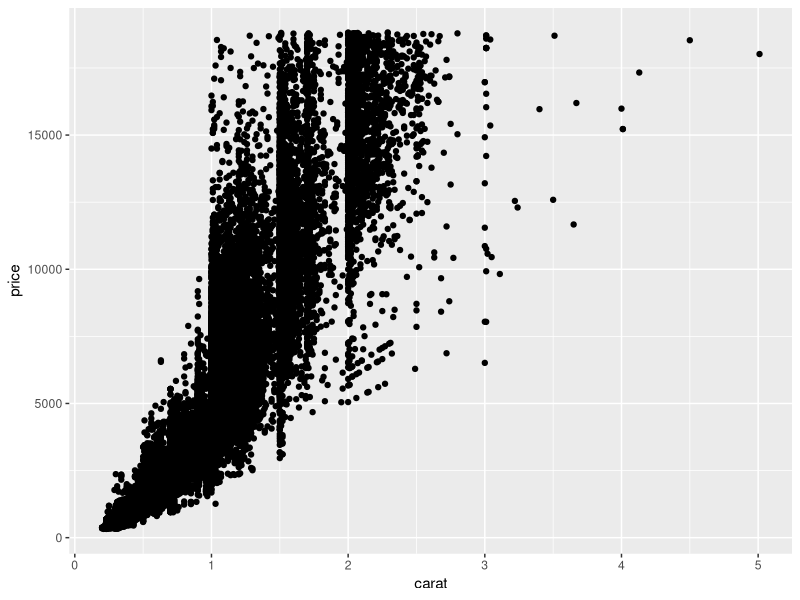
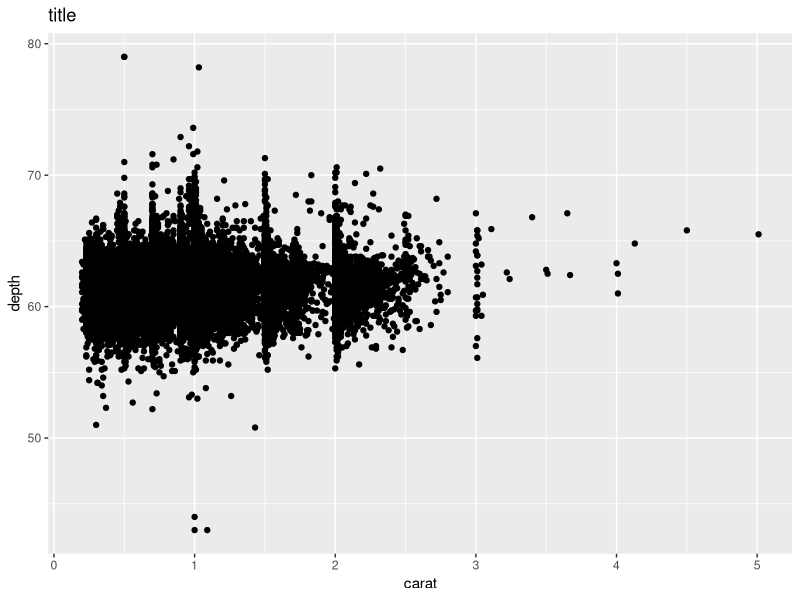
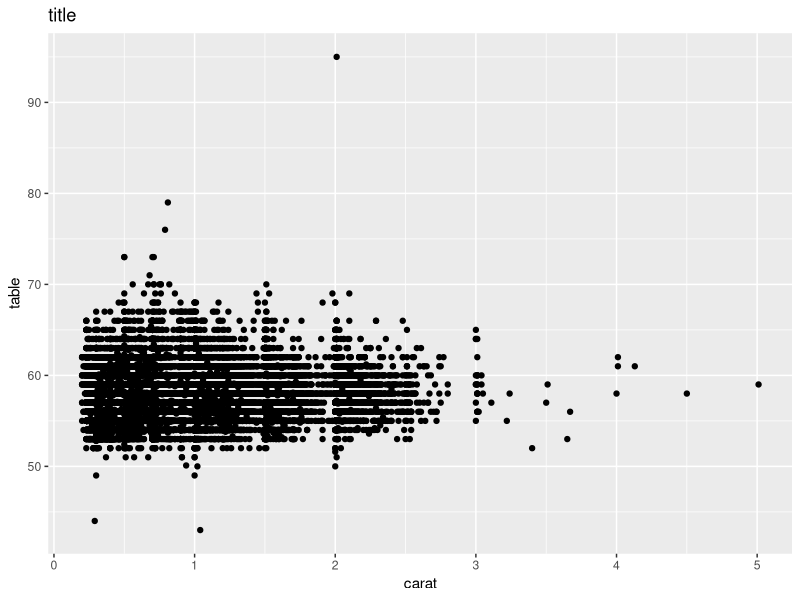

Generate these figures, in order, with R:
## ---- chunk 1
knitr::opts_chunk$set(echo = TRUE)
library(tidyverse)
library(ggplot2)
## ---- chunk 2
### In this code chunk, start with the diamonds dataset (built in to
### ggplot2 package) and create a plot of price vs. carat (or some other
### variables of your choice)

ggplot(data = diamonds, aes(x = carat, y = price)) +
  geom_point()

## ---- chunk 3
### In this code chunk, start with the diamonds dataset (built in to
### ggplot2 package) and create a subset based on filtering, e.g., 
### size greater than 1 carat or cut is "Ideal"

diamonds_set <- diamonds %>% 
  filter(cut == 'Ideal')

## ---- chunk 4


diamond_ham <- diamonds %>% 
  group_by(price, cut) %>% 
  filter(carat > 0.3)

ggplot(data = diamonds, aes(x = carat, y = depth)) +
  geom_point() +
  labs(title = "title")



## ---- chunk 5

ggplot(data = diamonds, aes(x = carat, y = table)) +
  geom_point() +
  labs(title = "title")

### Both partners - delete this comment, then write some code here
### to plot, summarize, calculate something simple using the diamonds
### dataset.
diamond_girl <- diamonds %>% 
  filter(cut == 'Premium')


